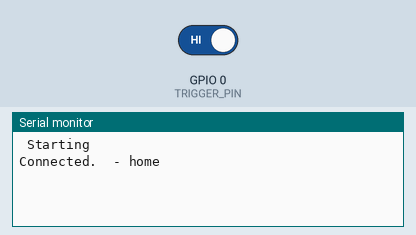
Bench run of a sketch on a simulated ESP32. Shown: the last lines printed to the serial monitor. The test bench sets the inputs (shaded band); at power-on: GPIO 0 (TRIGGER_PIN) HIGH. WiFi joins after 1.5 s; servers stay silent unless stated.

Above: at 5.7 s.
5.8 s: GPIO 0 (TRIGGER_PIN) driven LOW
At 6.6 s:
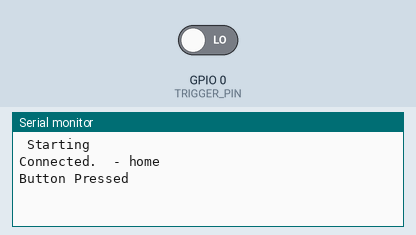
7.3 s: GPIO 0 (TRIGGER_PIN) driven HIGH
At 10.2 s:
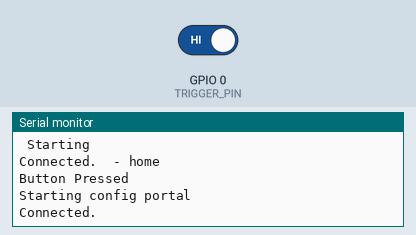

Measured:
- after the input at 5.8 s, the serial monitor: prints a new line after 0.05 s (image 1)
- after the input at 7.3 s, the serial monitor: prints a new line after 1.6 s (image 2)

The sketch:

WiFi_Server__interface_.ino
```cpp
/**
 * WiFiManager advanced demo, contains advanced configurartion options
 * Implements TRIGGEN_PIN button press, press for ondemand configportal, hold for 3 seconds for reset settings.
 */
#include <WiFiManager.h> // https://github.com/tzapu/WiFiManager

#define TRIGGER_PIN 0

// wifimanager can run in a blocking mode or a non blocking mode
// Be sure to know how to process loops with no delay() if using non blocking
bool wm_nonblocking = false; // change to true to use non blocking

WiFiManager wm; // global wm instance

void setup() {
  WiFi.mode(WIFI_STA); // explicitly set mode, esp defaults to STA+AP
  Serial.begin(115200);
  Serial.setDebugOutput(true);
  delay(3000);
  Serial.println("\n Starting");

  pinMode(TRIGGER_PIN, INPUT);

  // wm.resetSettings(); // wipe settings

  if(wm_nonblocking) wm.setConfigPortalBlocking(false);

  std::vector<const char *> menu = {"wifi","info"};
  wm.setMenu(menu);

  wm.setClass("invert");

  bool res;
  res = wm.autoConnect("Greenko-AAA1","greenko1234"); // password protected ap

  if(!res) {
    Serial.println("Failed to connect or hit timeout");
    // ESP.restart();
  }
  else {
    //if you get here you have connected to the WiFi
    Serial.println("Connected. "+ wm.getWiFiPass() + " - " + wm.getWiFiSSID());
    wm.disconnect();
  }
}

void checkButton(){
  // check for button press
  if ( digitalRead(TRIGGER_PIN) == LOW ) {
    // poor mans debounce/press-hold, code not ideal for production
    delay(50);
    if( digitalRead(TRIGGER_PIN) == LOW ){
      Serial.println("Button Pressed");
      // still holding button for 3000 ms, reset settings, code not ideaa for production
      delay(3000); // reset delay hold
      if( digitalRead(TRIGGER_PIN) == LOW ){
        Serial.println("Button Held");
        Serial.println("Erasing Config, restarting");
        wm.resetSettings();
        ESP.restart();
      }

      // start portal w delay
      Serial.println("Starting config portal");
      wm.setConfigPortalTimeout(120);

      if (!wm.startConfigPortal("OnDemandAP","password")) {
        Serial.println("Failed to connect or hit timeout");
        delay(3000);
        // ESP.restart();
      } else {
        //if you get here you have connected to the WiFi
        Serial.println("Connected.");
      }
    }
  }
}

void loop() {
  if(wm_nonblocking) wm.process(); // avoid delays() in loop when non-blocking and other long running code
  checkButton();
  // put your main code here, to run repeatedly:
}
```
